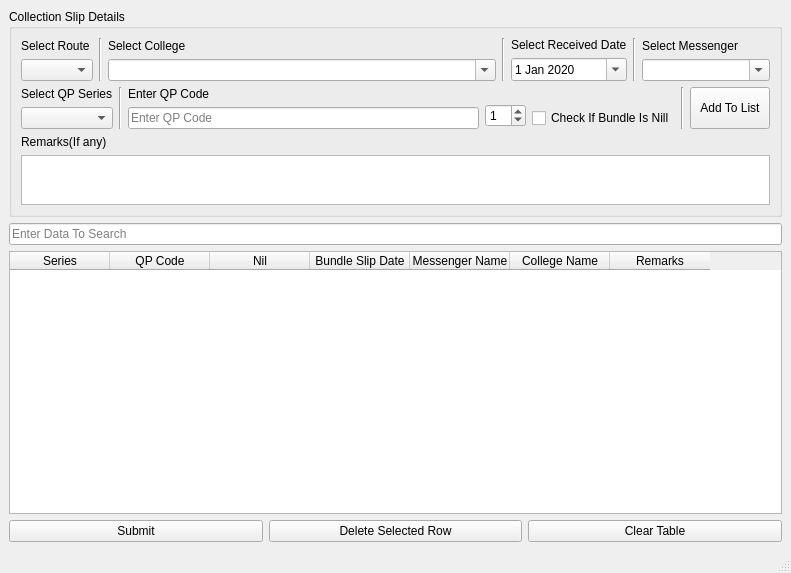
<?xml version="1.0" encoding="UTF-8"?>
<ui version="4.0">
 <class>AddBundleDetails</class>
 <widget class="QMainWindow" name="AddBundleDetails">
  <property name="geometry">
   <rect>
    <x>0</x>
    <y>0</y>
    <width>791</width>
    <height>573</height>
   </rect>
  </property>
  <property name="windowTitle">
   <string>Add Bundles To Collection</string>
  </property>
  <widget class="QWidget" name="centralwidget">
   <layout class="QVBoxLayout" name="verticalLayout_10">
    <item>
     <widget class="QGroupBox" name="gbSlipDetailsGroup">
      <property name="title">
       <string>Collection Slip Details</string>
      </property>
      <layout class="QVBoxLayout" name="verticalLayout_12">
       <item>
        <layout class="QHBoxLayout" name="collegeDetailsLayout" stretch="0,0,20,0,0,0,0">
         <property name="sizeConstraint">
          <enum>QLayout::SetNoConstraint</enum>
         </property>
         <item>
          <layout class="QVBoxLayout" name="verticalLayout_8">
           <property name="sizeConstraint">
            <enum>QLayout::SetDefaultConstraint</enum>
           </property>
           <property name="rightMargin">
            <number>0</number>
           </property>
           <item>
            <widget class="QLabel" name="lablelRoute">
             <property name="text">
              <string>Select Route</string>
             </property>
            </widget>
           </item>
           <item>
            <widget class="QComboBox" name="cbRouteList">
             <property name="minimumSize">
              <size>
               <width>50</width>
               <height>0</height>
              </size>
             </property>
             <property name="editable">
              <bool>false</bool>
             </property>
            </widget>
           </item>
          </layout>
         </item>
         <item>
          <widget class="Line" name="line">
           <property name="orientation">
            <enum>Qt::Vertical</enum>
           </property>
          </widget>
         </item>
         <item>
          <layout class="QVBoxLayout" name="verticalLayout_5" stretch="0,0">
           <item>
            <widget class="QLabel" name="labelCollegeList">
             <property name="text">
              <string>Select College</string>
             </property>
            </widget>
           </item>
           <item>
            <widget class="QComboBox" name="cbCollegeList">
             <property name="minimumSize">
              <size>
               <width>0</width>
               <height>0</height>
              </size>
             </property>
             <property name="statusTip">
              <string extracomment="Select College">Enter College Name</string>
             </property>
             <property name="editable">
              <bool>true</bool>
             </property>
             <property name="placeholderText">
              <string>Select College Name</string>
             </property>
            </widget>
           </item>
          </layout>
         </item>
         <item>
          <widget class="Line" name="line_3">
           <property name="orientation">
            <enum>Qt::Vertical</enum>
           </property>
          </widget>
         </item>
         <item>
          <layout class="QVBoxLayout" name="verticalLayout_6">
           <item>
            <widget class="QLabel" name="labelBundleSlipDate">
             <property name="text">
              <string>Select Received Date</string>
             </property>
            </widget>
           </item>
           <item>
            <widget class="QDateEdit" name="deBundleSlipDate">
             <property name="minimumDateTime">
              <datetime>
               <hour>0</hour>
               <minute>0</minute>
               <second>0</second>
               <year>2020</year>
               <month>1</month>
               <day>1</day>
              </datetime>
             </property>
             <property name="calendarPopup">
              <bool>true</bool>
             </property>
            </widget>
           </item>
          </layout>
         </item>
         <item>
          <widget class="Line" name="line_4">
           <property name="orientation">
            <enum>Qt::Vertical</enum>
           </property>
          </widget>
         </item>
         <item>
          <layout class="QVBoxLayout" name="verticalLayout_7">
           <item>
            <widget class="QLabel" name="labelMessengerList">
             <property name="text">
              <string>Select Messenger</string>
             </property>
            </widget>
           </item>
           <item>
            <widget class="QComboBox" name="cbMessenger">
             <property name="statusTip">
              <string extracomment="Select Messenger Name">Enter Messenger Name</string>
             </property>
             <property name="editable">
              <bool>true</bool>
             </property>
             <property name="placeholderText">
              <string>Select Messenger</string>
             </property>
            </widget>
           </item>
          </layout>
         </item>
        </layout>
       </item>
       <item>
        <layout class="QHBoxLayout" name="horizontalLayout" stretch="0,0,0,0,0,0,0">
         <item>
          <layout class="QVBoxLayout" name="verticalLayout_2">
           <item>
            <widget class="QLabel" name="labelQpSeriesList">
             <property name="text">
              <string>Select QP Series</string>
             </property>
            </widget>
           </item>
           <item>
            <widget class="QComboBox" name="cbQpSeries">
             <property name="minimumSize">
              <size>
               <width>50</width>
               <height>0</height>
              </size>
             </property>
             <property name="accessibleName">
              <string>QP Series</string>
             </property>
             <property name="placeholderText">
              <string>Test</string>
             </property>
            </widget>
           </item>
          </layout>
         </item>
         <item>
          <widget class="Line" name="line_2">
           <property name="orientation">
            <enum>Qt::Vertical</enum>
           </property>
          </widget>
         </item>
         <item>
          <layout class="QVBoxLayout" name="verticalLayout_4">
           <item>
            <widget class="QLabel" name="labelQpCode">
             <property name="text">
              <string>Enter QP Code</string>
             </property>
            </widget>
           </item>
           <item>
            <widget class="QLineEdit" name="leQpCode">
             <property name="statusTip">
              <string>Enter QP Code</string>
             </property>
             <property name="maxLength">
              <number>4</number>
             </property>
             <property name="placeholderText">
              <string>Enter QP Code</string>
             </property>
            </widget>
           </item>
          </layout>
         </item>
         <item>
          <layout class="QVBoxLayout" name="verticalLayout_3">
           <property name="rightMargin">
            <number>0</number>
           </property>
           <item>
            <spacer name="vSpacerBundleMulti">
             <property name="orientation">
              <enum>Qt::Vertical</enum>
             </property>
             <property name="sizeType">
              <enum>QSizePolicy::Fixed</enum>
             </property>
             <property name="sizeHint" stdset="0">
              <size>
               <width>30</width>
               <height>16</height>
              </size>
             </property>
            </spacer>
           </item>
           <item>
            <widget class="QSpinBox" name="sbBundleMulti">
             <property name="value">
              <number>1</number>
             </property>
            </widget>
           </item>
          </layout>
         </item>
         <item>
          <layout class="QVBoxLayout" name="verticalLayout">
           <property name="spacing">
            <number>6</number>
           </property>
           <property name="leftMargin">
            <number>0</number>
           </property>
           <property name="topMargin">
            <number>20</number>
           </property>
           <item>
            <widget class="QCheckBox" name="ticBoxNillStatment">
             <property name="text">
              <string>Check If Bundle Is Nill</string>
             </property>
            </widget>
           </item>
          </layout>
         </item>
         <item>
          <widget class="Line" name="line_5">
           <property name="orientation">
            <enum>Qt::Vertical</enum>
           </property>
          </widget>
         </item>
         <item>
          <layout class="QVBoxLayout" name="verticalLayout_11">
           <property name="spacing">
            <number>0</number>
           </property>
           <property name="topMargin">
            <number>0</number>
           </property>
           <property name="bottomMargin">
            <number>0</number>
           </property>
           <item>
            <widget class="QPushButton" name="btnAddQpCode">
             <property name="minimumSize">
              <size>
               <width>0</width>
               <height>0</height>
              </size>
             </property>
             <property name="maximumSize">
              <size>
               <width>16777215</width>
               <height>50</height>
              </size>
             </property>
             <property name="text">
              <string>Add To List</string>
             </property>
             <property name="autoDefault">
              <bool>false</bool>
             </property>
            </widget>
           </item>
          </layout>
         </item>
        </layout>
       </item>
       <item>
        <widget class="QLabel" name="label">
         <property name="text">
          <string>Remarks(If any)</string>
         </property>
        </widget>
       </item>
       <item>
        <widget class="QPlainTextEdit" name="pteRemarks">
         <property name="sizePolicy">
          <sizepolicy hsizetype="Expanding" vsizetype="Minimum">
           <horstretch>0</horstretch>
           <verstretch>0</verstretch>
          </sizepolicy>
         </property>
         <property name="maximumSize">
          <size>
           <width>16777215</width>
           <height>50</height>
          </size>
         </property>
        </widget>
       </item>
      </layout>
     </widget>
    </item>
    <item>
     <widget class="QLineEdit" name="leSearchTable">
      <property name="placeholderText">
       <string>Enter Data To Search</string>
      </property>
     </widget>
    </item>
    <item>
     <widget class="QTableWidget" name="twBundleDetails">
      <property name="minimumSize">
       <size>
        <width>773</width>
        <height>0</height>
       </size>
      </property>
      <property name="whatsThis">
       <string/>
      </property>
      <property name="wordWrap">
       <bool>false</bool>
      </property>
      <column>
       <property name="text">
        <string>Series</string>
       </property>
      </column>
      <column>
       <property name="text">
        <string>QP Code</string>
       </property>
      </column>
      <column>
       <property name="text">
        <string>Nil</string>
       </property>
      </column>
      <column>
       <property name="text">
        <string>Bundle Slip Date</string>
       </property>
      </column>
      <column>
       <property name="text">
        <string>Messenger Name</string>
       </property>
      </column>
      <column>
       <property name="text">
        <string>College Name</string>
       </property>
      </column>
      <column>
       <property name="text">
        <string>Remarks</string>
       </property>
      </column>
     </widget>
    </item>
    <item>
     <layout class="QHBoxLayout" name="bottomBtnsLayout">
      <property name="leftMargin">
       <number>0</number>
      </property>
      <property name="topMargin">
       <number>0</number>
      </property>
      <item>
       <widget class="QPushButton" name="btnSubmit">
        <property name="text">
         <string>Submit</string>
        </property>
       </widget>
      </item>
      <item>
       <widget class="QPushButton" name="btnDeleteSelectedRow">
        <property name="text">
         <string>Delete Selected Row</string>
        </property>
       </widget>
      </item>
      <item>
       <widget class="QPushButton" name="btnClearTable">
        <property name="text">
         <string>Clear Table</string>
        </property>
       </widget>
      </item>
     </layout>
    </item>
   </layout>
  </widget>
  <widget class="QMenuBar" name="menubar">
   <property name="geometry">
    <rect>
     <x>0</x>
     <y>0</y>
     <width>791</width>
     <height>22</height>
    </rect>
   </property>
  </widget>
  <widget class="QStatusBar" name="statusbar"/>
 </widget>
 <resources/>
 <connections/>
</ui>
